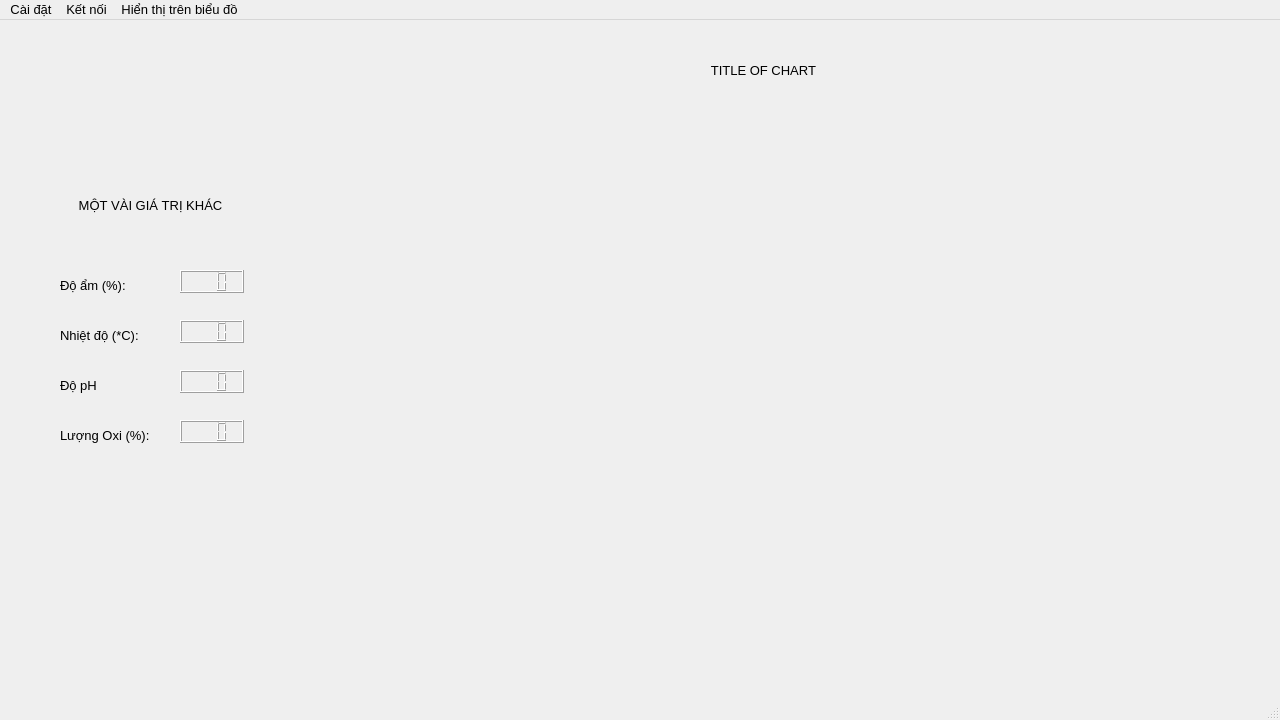
<?xml version="1.0" encoding="UTF-8"?>
<ui version="4.0">
 <class>MainWindow</class>
 <widget class="QMainWindow" name="MainWindow">
  <property name="enabled">
   <bool>true</bool>
  </property>
  <property name="geometry">
   <rect>
    <x>0</x>
    <y>0</y>
    <width>1280</width>
    <height>720</height>
   </rect>
  </property>
  <property name="minimumSize">
   <size>
    <width>640</width>
    <height>360</height>
   </size>
  </property>
  <property name="maximumSize">
   <size>
    <width>7680</width>
    <height>4320</height>
   </size>
  </property>
  <property name="font">
   <font>
    <pointsize>10</pointsize>
    <weight>50</weight>
    <italic>false</italic>
    <bold>false</bold>
    <strikeout>false</strikeout>
    <kerning>false</kerning>
   </font>
  </property>
  <property name="mouseTracking">
   <bool>false</bool>
  </property>
  <property name="windowTitle">
   <string>STEM Laboratory Desktop</string>
  </property>
  <property name="windowIcon">
   <iconset>
    <normaloff>assets/icon.ico</normaloff>assets/icon.ico</iconset>
  </property>
  <property name="autoFillBackground">
   <bool>true</bool>
  </property>
  <property name="toolButtonStyle">
   <enum>Qt::ToolButtonIconOnly</enum>
  </property>
  <property name="animated">
   <bool>true</bool>
  </property>
  <property name="tabShape">
   <enum>QTabWidget::Rounded</enum>
  </property>
  <widget class="QWidget" name="centralwidget">
   <widget class="QWidget" name="chart_widget" native="true">
    <property name="geometry">
     <rect>
      <x>310</x>
      <y>80</y>
      <width>911</width>
      <height>521</height>
     </rect>
    </property>
   </widget>
   <widget class="QLabel" name="humi_title">
    <property name="geometry">
     <rect>
      <x>60</x>
      <y>250</y>
      <width>141</width>
      <height>31</height>
     </rect>
    </property>
    <property name="text">
     <string>Độ ẩm (%):</string>
    </property>
   </widget>
   <widget class="QLCDNumber" name="humi_lcd">
    <property name="geometry">
     <rect>
      <x>180</x>
      <y>250</y>
      <width>64</width>
      <height>23</height>
     </rect>
    </property>
    <property name="smallDecimalPoint">
     <bool>false</bool>
    </property>
    <property name="digitCount">
     <number>3</number>
    </property>
   </widget>
   <widget class="QLabel" name="temp_tile">
    <property name="geometry">
     <rect>
      <x>60</x>
      <y>300</y>
      <width>141</width>
      <height>31</height>
     </rect>
    </property>
    <property name="text">
     <string>Nhiệt độ (*C):</string>
    </property>
   </widget>
   <widget class="QLabel" name="ph_title">
    <property name="geometry">
     <rect>
      <x>60</x>
      <y>350</y>
      <width>141</width>
      <height>31</height>
     </rect>
    </property>
    <property name="text">
     <string>Độ pH</string>
    </property>
   </widget>
   <widget class="QLabel" name="oxi_title">
    <property name="geometry">
     <rect>
      <x>60</x>
      <y>400</y>
      <width>141</width>
      <height>31</height>
     </rect>
    </property>
    <property name="text">
     <string>Lượng Oxi (%):</string>
    </property>
   </widget>
   <widget class="QLCDNumber" name="temp_title">
    <property name="geometry">
     <rect>
      <x>180</x>
      <y>300</y>
      <width>64</width>
      <height>23</height>
     </rect>
    </property>
    <property name="digitCount">
     <number>3</number>
    </property>
   </widget>
   <widget class="QLCDNumber" name="ph_title_2">
    <property name="geometry">
     <rect>
      <x>180</x>
      <y>350</y>
      <width>64</width>
      <height>23</height>
     </rect>
    </property>
    <property name="digitCount">
     <number>3</number>
    </property>
   </widget>
   <widget class="QLCDNumber" name="oxi_lcd">
    <property name="geometry">
     <rect>
      <x>180</x>
      <y>400</y>
      <width>64</width>
      <height>23</height>
     </rect>
    </property>
    <property name="digitCount">
     <number>3</number>
    </property>
   </widget>
   <widget class="QLabel" name="all_values_title">
    <property name="geometry">
     <rect>
      <x>60</x>
      <y>160</y>
      <width>181</width>
      <height>51</height>
     </rect>
    </property>
    <property name="text">
     <string>MỘT VÀI GIÁ TRỊ KHÁC</string>
    </property>
    <property name="alignment">
     <set>Qt::AlignCenter</set>
    </property>
   </widget>
   <widget class="QLabel" name="chart_title">
    <property name="geometry">
     <rect>
      <x>308</x>
      <y>30</y>
      <width>911</width>
      <height>41</height>
     </rect>
    </property>
    <property name="text">
     <string>TITLE OF CHART</string>
    </property>
    <property name="textFormat">
     <enum>Qt::RichText</enum>
    </property>
    <property name="scaledContents">
     <bool>false</bool>
    </property>
    <property name="alignment">
     <set>Qt::AlignCenter</set>
    </property>
   </widget>
  </widget>
  <widget class="QMenuBar" name="menubar">
   <property name="geometry">
    <rect>
     <x>0</x>
     <y>0</y>
     <width>1280</width>
     <height>29</height>
    </rect>
   </property>
   <widget class="QMenu" name="connect_menu">
    <property name="title">
     <string>Kết nối</string>
    </property>
    <widget class="QMenu" name="com_selection">
     <property name="title">
      <string>Chọn cổng COM</string>
     </property>
     <addaction name="separator"/>
    </widget>
    <widget class="QMenu" name="com_baudrate">
     <property name="title">
      <string>Tốc độ giao tiếp</string>
     </property>
     <addaction name="separator"/>
     <addaction name="_baud300"/>
     <addaction name="_baud1200"/>
     <addaction name="_baud2400"/>
     <addaction name="_baud4800"/>
     <addaction name="_baud9600"/>
     <addaction name="_baud19200"/>
     <addaction name="_baud14400"/>
     <addaction name="_baud28800"/>
     <addaction name="_baud38400"/>
     <addaction name="_baud57600"/>
     <addaction name="_baud115200"/>
    </widget>
    <addaction name="com_selection"/>
    <addaction name="com_baudrate"/>
   </widget>
   <widget class="QMenu" name="show_menu">
    <property name="title">
     <string>Hiển thị trên biểu đồ</string>
    </property>
    <addaction name="show_humidity"/>
    <addaction name="show_temperature"/>
    <addaction name="show_pH"/>
    <addaction name="show_oxi"/>
   </widget>
   <widget class="QMenu" name="settings_menu">
    <property name="title">
     <string>Cài đặt</string>
    </property>
    <addaction name="step_y"/>
    <addaction name="close_app"/>
    <addaction name="help"/>
   </widget>
   <addaction name="settings_menu"/>
   <addaction name="connect_menu"/>
   <addaction name="show_menu"/>
  </widget>
  <widget class="QStatusBar" name="statusbar"/>
  <action name="step_y">
   <property name="text">
    <string>Khoảng cách giữa các giá trị trên trục Y</string>
   </property>
  </action>
  <action name="show_humidity">
   <property name="text">
    <string>Độ ẩm</string>
   </property>
  </action>
  <action name="show_temperature">
   <property name="text">
    <string>Nhiệt độ</string>
   </property>
  </action>
  <action name="show_pH">
   <property name="text">
    <string>Độ pH</string>
   </property>
  </action>
  <action name="show_oxi">
   <property name="text">
    <string>Lượng Oxi</string>
   </property>
  </action>
  <action name="actionCh_n_c_ng_COM">
   <property name="text">
    <string>Chọn cổng COM</string>
   </property>
  </action>
  <action name="close_app">
   <property name="text">
    <string>Đóng ứng dụng</string>
   </property>
  </action>
  <action name="help">
   <property name="text">
    <string>Trợ giúp?</string>
   </property>
  </action>
  <action name="_baud9600">
   <property name="text">
    <string>9600 baud</string>
   </property>
  </action>
  <action name="_baud115200">
   <property name="text">
    <string>115200 baud</string>
   </property>
  </action>
  <action name="_baud300">
   <property name="text">
    <string>300 baurd</string>
   </property>
  </action>
  <action name="_baud1200">
   <property name="text">
    <string>1200 baud</string>
   </property>
  </action>
  <action name="_baud2400">
   <property name="text">
    <string>2400 baud</string>
   </property>
  </action>
  <action name="_baud4800">
   <property name="text">
    <string>4800 baud</string>
   </property>
  </action>
  <action name="_baud14400">
   <property name="text">
    <string>14400 baud</string>
   </property>
  </action>
  <action name="_baud19200">
   <property name="text">
    <string>19200 baud</string>
   </property>
  </action>
  <action name="_baud28800">
   <property name="text">
    <string>28800 baud</string>
   </property>
  </action>
  <action name="_baud38400">
   <property name="text">
    <string>38400 baud</string>
   </property>
  </action>
  <action name="_baud57600">
   <property name="text">
    <string>57600 baud</string>
   </property>
  </action>
 </widget>
 <resources/>
 <connections/>
</ui>
